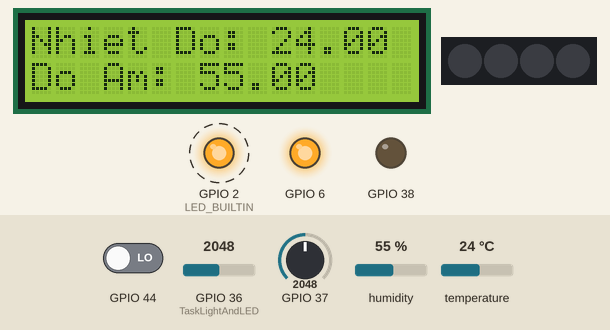
Simulated run of this sketch. Board: ESP32. Shown: 16×2 character LCD, 4 RGB LEDs in strip order, left to right, output pins drawn as LEDs (lit = HIGH). Dashed ring = blinking. The inputs (shaded band) are chosen by the test bench; at power-on: GPIO 36 (TaskLightAndLED) = 2048, GPIO 44 LOW, GPIO 37 = 2048, humidity 55 %, temperature 24 °C. WiFi joins after 1.5 s; servers stay silent unless stated; no MQTT or app messages arrive unless stated; what the sketch prints to the serial monitor is not drawn.

Above: at 2.56 s.
2.9 s: GPIO 36 (TaskLightAndLED) set to 1063
4.4 s: GPIO 36 (TaskLightAndLED) set to 945
At 5.36 s:
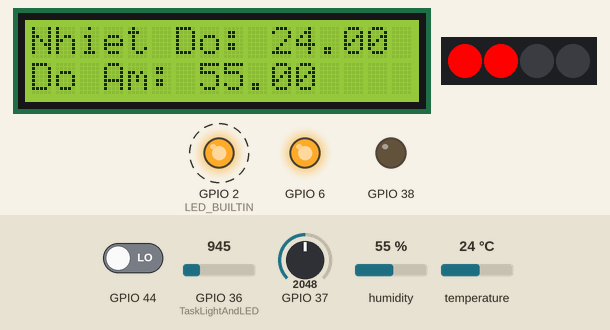
7.1 s: GPIO 44 driven HIGH
At 8.56 s:
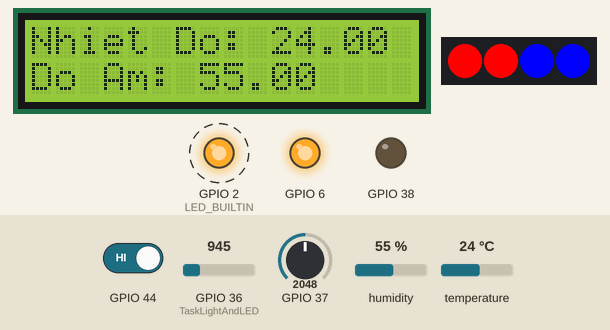
10.1 s: GPIO 36 (TaskLightAndLED) set to 1188
12.2 s: GPIO 36 (TaskLightAndLED) set to 1320
At 13.37 s:
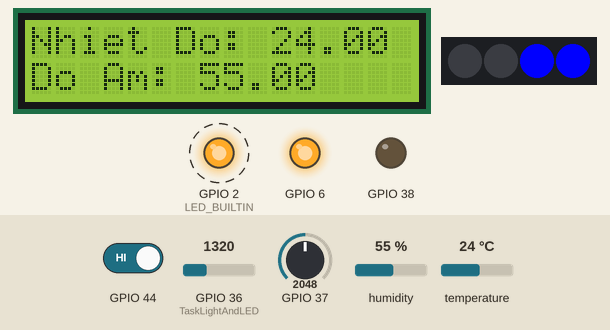
15.1 s: GPIO 37 set to 52
17.2 s: GPIO 37 set to 46
At 18.17 s:
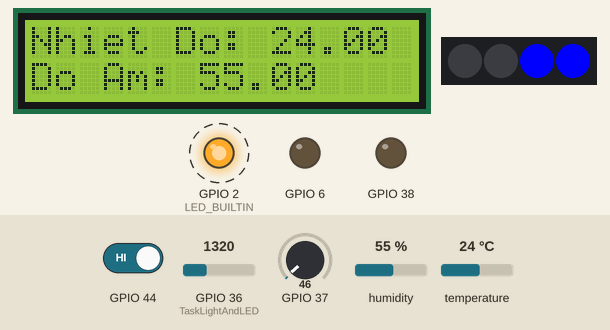
Timing chart, 0 to 21.1 s (numbered marks = the images above; inputs shaded):
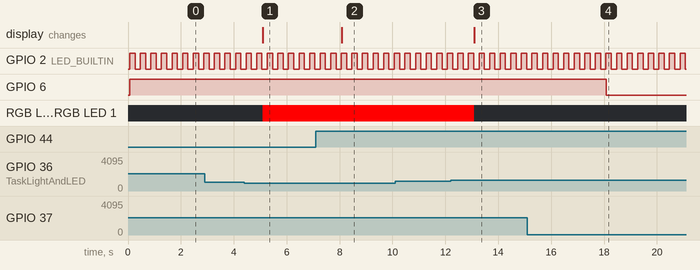

The sketch:

HiveMQ.ino
```cpp
#include <WiFi.h>
#include <MQTTClient.h>
#include <ArduinoJson.h>
#include "LiquidCrystal_I2C.h";
#include "DHT20.h"
#include <Adafruit_NeoPixel.h>

const char WIFI_SSID[] = "ACLAB";     // CHANGE TO YOUR WIFI SSID
const char WIFI_PASSWORD[] = "ACLAB2023";  // CHANGE TO YOUR WIFI PASSWORD

const char MQTT_BROKER_ADRRESS[] = "broker.hivemq.com";  // CHANGE TO MQTT BROKER'S ADDRESS
const int MQTT_PORT = 1883;
const char MQTT_CLIENT_ID[] = "TQA-mqtt";

const char MQTT_USERNAME[] = "";
const char MQTT_PASSWORD[] = "";

// The MQTT topics that ESP32 should publish/subscribe
const char PUBLISH_TOPIC[] = "esp32-MQTT";
const char SUBSCRIBE_TOPIC[] = "esp32-MQTT";

// Define your tasks here
void TaskBlink(void *pvParameters);
void TaskTemperatureHumidity(void *pvParameters);
void TaskSoilMoistureAndRelay(void *pvParameters);
void TaskLightAndLED(void *pvParameters);
void TaskLEDMoving(void *pvParameters);
// void TaskAutoFan(void *pvParameters);
void TaskMQTT(void *pvParameters);

//Define your components here
LiquidCrystal_I2C lcd(0x21, 16, 2);
DHT20 DHT;
WiFiClient network;
MQTTClient mqtt = MQTTClient(256);
Adafruit_NeoPixel rgb(4, D3, NEO_GRB + NEO_KHZ800);

void setup() {
  Serial.begin(115200);

  DHT.begin();
  lcd.init();
  lcd.backlight();
  rgb.begin();

  xTaskCreate( TaskBlink, "Task Blink" ,2048  ,NULL  ,2 , NULL);
  xTaskCreate( TaskTemperatureHumidity, "Task Temperature" ,2048  ,NULL  ,2 , NULL);
  xTaskCreate( TaskSoilMoistureAndRelay, "Task Soil Moisture" ,2048  ,NULL  ,2 , NULL);
  xTaskCreate( TaskLightAndLED, "Task Light and LED" ,2048  ,NULL  ,2 , NULL);
  xTaskCreate( TaskLEDMoving, "Task LED Moving" ,2048  ,NULL  ,2 , NULL);
  // xTaskCreate( TaskAutoFan, "Task Auto Fan", 2048, NULL, 2, NULL);
  xTaskCreate( TaskMQTT, "Task MQTT", 2048, NULL, 2, NULL);

  WiFi.mode(WIFI_STA);
  WiFi.begin(WIFI_SSID, WIFI_PASSWORD);

  Serial.println("ESP32 - Connecting to Wi-Fi");

  while (WiFi.status() != WL_CONNECTED) {
    delay(500);
    Serial.print(".");
  }
  Serial.println();

  connectToMQTT();
}

void loop() {
}

void TaskBlink(void *pvParameters) {  // This is a task.
  //uint32_t blink_delay = *((uint32_t *)pvParameters);

  // initialize digital LED_BUILTIN on pin 13 as an output.
  pinMode(LED_BUILTIN, OUTPUT);


  while(1) {
    digitalWrite(LED_BUILTIN, HIGH);  // turn the LED ON
    delay(200);
    digitalWrite(LED_BUILTIN, LOW);  // turn the LED OFF
    delay(200);
  }
}


void TaskTemperatureHumidity(void *pvParameters) {  // This is a task.
  //uint32_t blink_delay = *((uint32_t *)pvParameters);

  while(1) {
    Serial.println("Task Temperature and Humidity");
    DHT.read();
    Serial.println(DHT.getTemperature());
    Serial.println(DHT.getHumidity());
    lcd.clear();
    lcd.setCursor(0, 0);
    lcd.print("Nhiet Do: ");
    lcd.print(DHT.getTemperature());
    lcd.setCursor(0, 1);
    lcd.print("Do Am: ");
    lcd.print(DHT.getHumidity());
    delay(5000);
  }
}

void TaskSoilMoistureAndRelay(void *pvParameters) {
  //uint32_t blink_delay = *((uint32_t *)pvParameters);

  pinMode(D5, OUTPUT);

  while(1) {
    Serial.println("Task Soild and Relay");
    //Serial.println(analogRead(A0));

    if(analogRead(A1) > 500){
      digitalWrite(D5, HIGH);
    }
    if(analogRead(A1) < 50){
      digitalWrite(D5, LOW);
    }
    delay(1000);
  }
}

void TaskLightAndLED(void *pvParameters) {
  //uint32_t blink_delay = *((uint32_t *)pvParameters);

  while(1) {
    Serial.println("Task Light and LED");
    Serial.println(analogRead(A0));
    if(analogRead(A0) < 1000){
      rgb.setPixelColor(0, rgb.Color(255,0,0));
      rgb.setPixelColor(1, rgb.Color(255,0,0));
      rgb.show();
    }
    if(analogRead(A0) > 1250){
      rgb.setPixelColor(0, rgb.Color(0,0,0));
      rgb.setPixelColor(1, rgb.Color(0,0,0));
      rgb.show();
    }
    delay(1000);
  }
}

void TaskLEDMoving(void *pvParameters) {
  //uint32_t blink_delay = *((uint32_t *)pvParameters);

  while(1) {
    Serial.println("Task Moving and LED");
    Serial.println(digitalRead(D7));
    if(digitalRead(D7) == 1){
      rgb.setPixelColor(2, rgb.Color(0,0,255));
      rgb.setPixelColor(3, rgb.Color(0,0,255));
      rgb.show();
      delay(3000);
    }
    if(digitalRead(D7) == 0){
      rgb.setPixelColor(2, rgb.Color(0,0,0));
      rgb.setPixelColor(3, rgb.Color(0,0,0));
      rgb.show();
    }
    delay(1000);
  }
}

// void TaskAutoFan(void *pvParameters) {
//   pinMode(A2, OUTPUT);

//   while(1) {
//     Serial.print("Task Auto Fan");
//      if(DHT.getTemperature() > 27){
//         analogWrite(A2, 100);
//      }
//      else{
//       analogWrite(A2, 0);
//      }
//      delay(1000);
//   }
// }

void TaskMQTT(void *pvParameters) {
  pinMode(A2, OUTPUT);

  while(1){
    mqtt.loop();
    delay(1000);
  }
}

void connectToMQTT() {
  // Connect to the MQTT broker
  mqtt.begin(MQTT_BROKER_ADRRESS, MQTT_PORT, network);

  // Create a handler for incoming messages
  mqtt.onMessage(messageHandler);

  Serial.print("ESP32 - Connecting to MQTT broker");

  while (!mqtt.connect(MQTT_CLIENT_ID, MQTT_USERNAME, MQTT_PASSWORD)) {
    Serial.print(".");
    delay(100);
  }
  Serial.println();

  if (!mqtt.connected()) {
    Serial.println("ESP32 - MQTT broker Timeout!");
    return;
  }

  // Subscribe to a topic, the incoming messages are processed by messageHandler() function
  if (mqtt.subscribe(SUBSCRIBE_TOPIC))
    Serial.print("ESP32 - Subscribed to the topic: ");
  else
    Serial.print("ESP32 - Failed to subscribe to the topic: ");

  Serial.println(SUBSCRIBE_TOPIC);
  Serial.println("ESP32 - MQTT broker Connected!");
}

void messageHandler(String &topic, String &payload) {
  if (payload == "FAN ON") {
    analogWrite(A2, 100);
  }
  if (payload == "FAN OFF") {
    analogWrite(A2, 0);
  }
}
```

Measured:
- the behaviour switches between 1000 and 999 on GPIO 36 (TaskLightAndLED) (found by bisection; images 0 and 1)
- the behaviour switches between 1250 and 1251 on GPIO 36 (TaskLightAndLED) (found by bisection; images 2 and 3)
- the behaviour switches between 50 and 49 on GPIO 37 (found by bisection; images 3 and 4)
- after the input at 4.4 s, RGB LED 0, RGB LED 1: off → RGB(255, 0, 0) after 0.69 s
- after the input at 12.2 s, RGB LED 0, RGB LED 1: RGB(255, 0, 0) → off after 0.89 s
- after the input at 17.2 s, GPIO 6: HIGH → LOW after 0.88 s
- by itself, GPIO 2 (LED_BUILTIN): alternates HIGH for 0.20 s and LOW for 0.20 s
